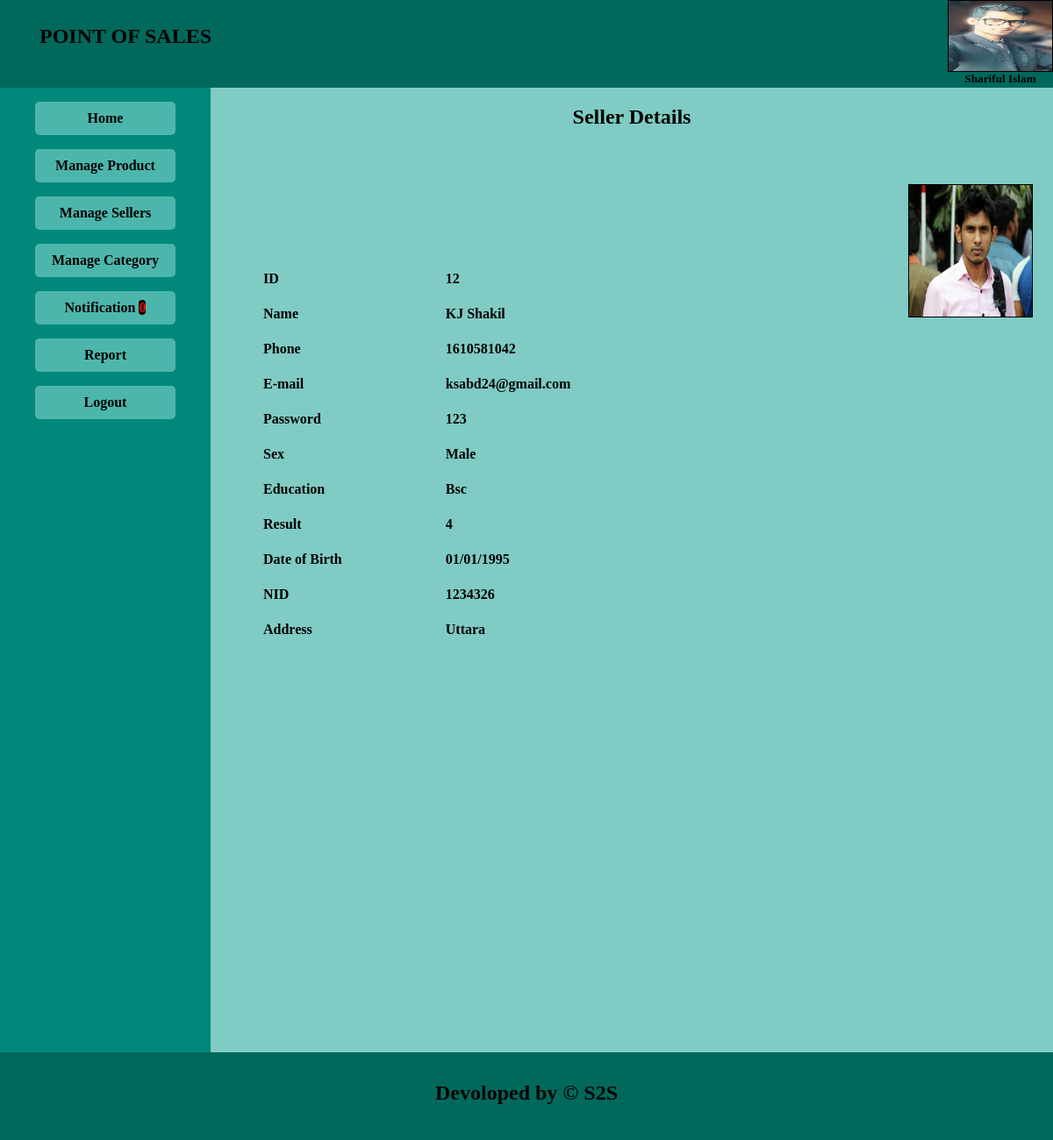
The app's page /admin/view_sellers.php?idview=12 (signed in) with its own data.
### tables this page shows
CREATE TABLE `user` (
  `id` int(11) NOT NULL,
  `name` varchar(50) NOT NULL,
  `profile_image` varchar(100) NOT NULL,
  `sex` varchar(10) NOT NULL,
  `phone` int(11) NOT NULL,
  `email` varchar(50) NOT NULL,
  `password` text NOT NULL,
  `education` varchar(20) NOT NULL,
  `result` varchar(10) NOT NULL,
  `dob` varchar(20) NOT NULL,
  `nid` int(11) NOT NULL,
  `address` text NOT NULL,
  `type` int(11) NOT NULL
);

### admin/view_sellers.php (the view, shortened to what this page needs)
<?php
    if (!isset($_GET['idview'])){
        header("location:manage_salers.php");
    } else{
        $viewid = $_GET['idview'];
    }
?>
<!DOCTYPE html>
<html>
<head>
	<link rel="stylesheet" type="text/css" href="css/style.css">
</head>
<body>
	<?php require("menu.php");?>
        <?php
        $con=  mysqli_connect('localhost','root','', 'dbpos') or die ('Database not Found.');
        $query = " SELECT * FROM user where id='$viewid'";
        $result = mysqli_query($con, $query);
        while ($row = mysqli_fetch_array($result)) {
       ?>
<section>
	<h2 style="text-align: center;margin-bottom: 50px;">Seller Details</h2>
	<table class="img">
		<tr>
                    <td> <img src="<?php echo $row['profile_image'];?>" ></td>
		</tr>
	</table>
	<table class="viewselers">
			<tr>
				<td>ID</td>
				<td><?php echo $row['id'];?></td>
			</tr>
			<tr>
				<td>Name</td>
				<td><?php echo $row['name'];?></td>
			</tr>
			<tr>
				<td>Phone</td>
				<td><?php echo $row['phone'];?></td>
			</tr>
			<tr>
				<td>E-mail</td>
				<td><?php echo $row['email'];?></td>
			</tr>
			<tr>
				<td>Password</td>
				<td><?php echo $row['password'];?></td>
			</tr>
			<tr>
				<td>Sex</td>
				<td><?php echo $row['sex'];?></td>
			</tr>
			<tr>
				<td>Education</td>
				<td><?php echo $row['education'];?></td>
			</tr>
			<tr>
				<td>Result</td>
				<td><?php echo $row['result'];?></td>
			</tr>
			<tr>
				<td>Date of Birth</td>
				<td><?php echo $row['dob'];?></td>
			</tr>
			<tr>
				<td>NID</td>
				<td><?php echo $row['nid'];?></td>
			</tr>
			<tr>
				<td>Address</td>
				<td><?php echo $row['address'];?></td>
			</tr>
	</table>
</section>
    <?php } ?>
	<footer>
		<h2 style="text-align: center;margin: 0;padding: 33px 0px;">Devoloped by &copy; S2S</h2>
	</footer>
</body>
</html>

### admin/menu.php (shortened to what this page needs)
<header>
	<h2 style="display: inline;margin: 20px 37px;padding: 8px;float: left;">POINT OF SALES</h2>
        <table>
        <div class="up">
            <img src="<?php echo $_SESSION['image'];?>" class="img">
            <h5 style="text-align: center; margin: 1px;" > <?php echo $_SESSION['name'];?> </h5>
         </div>
        </table>
</header>
<aside>
	<ul>
		<li><a href="home.php">Home</a></li>
		<li><a href="#">Manage Product</a>
		</li>
		<li><a href="manage_salers.php">Manage Sellers</a>
		<li><a href="manage_catagory.php">Manage Category</a></li>
		<?php
			$con=  mysqli_connect('localhost','root','', 'dbpos') or die ('Database not Found.');
        	$query = " SELECT * FROM products where quantity = 0";
        	$exc = mysqli_query($con,$query);
        	$val = mysqli_num_rows($exc);
		?>
		<li><a href="notification.php">Notification <span style="color: red; border-radius: 10px; background: black;"> <?php echo $val;?></span></a></li>
		<li><a href="#">Report</a>
		</li>
                <li><a href="../index.php?log=log">Logout</a></li>
	</ul>
</aside>

### admin/css/style.css (style rules this page uses)
body { margin: 0; padding: 0; width:100%; height: 1200px; }
a { text-decoration:none; }
header { background: #00695c ; width: 100%; height: 100px; overflow: hidden; }
.up { height: 80px; width: 120px; float: right; }
.img { margin: 0px; height: 80px; width: 118px; float: right; }
aside { background: #00897b; width: 20%; float: left; height: 1100px; }
aside ul { list-style: none; margin: 0; padding: 0; }
aside ul li a { text-decoration: none; margin: 16px 40px; padding: 10px 0px; display: block; background: #4db6ac ; text-align: center; border-radius: 5px; color: #000; font-weight: bold; }
section { background: #80cbc4 ; width: 80%; overflow: hidden; height: 1100px; }
footer { background: #00695c ; width: 100%; height: 100px; }
.viewselers { margin-top: 150px; border: none; }
.viewselers td { margin-left: 20px; padding: 10px 58px; font-weight: bold; }
img { border: 1px solid black; margin: 10px 20px; height: 150px; width: 140px; float: right; }

### records on screen
user: profile_image (picture), id "12", name "KJ Shakil", phone "1610581042", email "ksabd24@gmail.com", password "123", sex "Male", education "Bsc", result "4", dob "01/01/1995", nid "1234326", address "Uttara"

### other values on screen
$_SESSION['name'] "Shariful Islam…"
$val "0"
